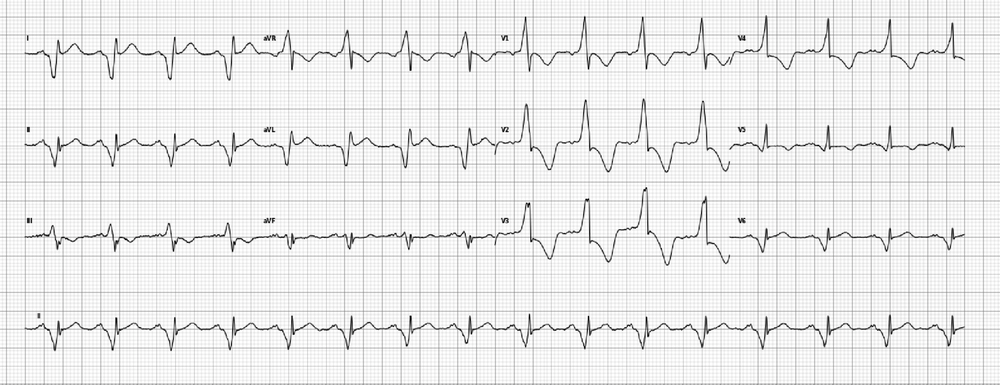
#> input picture Unused/images/ecg_2.png, 1000 x 385 px, shrunk from 3818 x 1470 before the run
$ python image_processing.py
#> lines starting #> are read from the running program, lines starting #| are printed output that depends on the picture; after the words box and inside, x2 and y2 are one past the last pixel; in counts of white or black regions, pixels touching at a corner belong together
import cv2
import numpy as np

image = cv2.imread('images/ecg_2.png')
#> image is the input picture: shape (385, 1000, 3); mean B, G, R 235, 235, 235

gray = cv2.cvtColor(image, cv2.COLOR_BGR2GRAY)

clahe = cv2.createCLAHE(clipLimit=2.0, tileGridSize=(8,8))
gray = clahe.apply(gray)
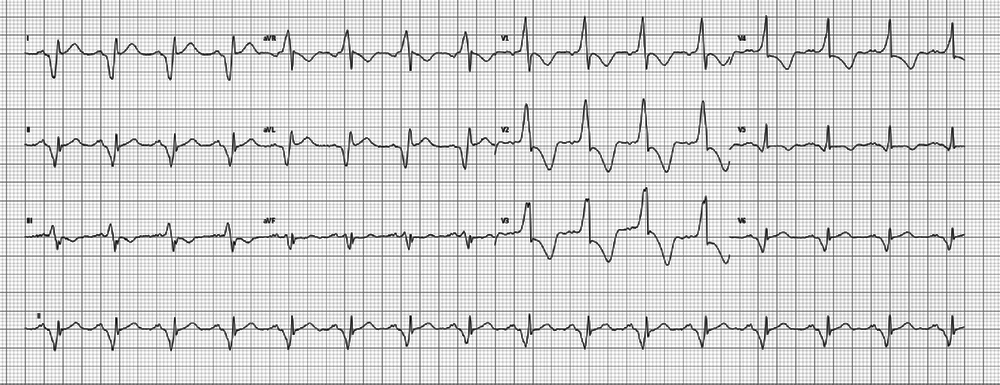
#> gray: shape (385, 1000); min 1, max 255, mean 213.1
thresh = cv2.threshold(gray, 0, 255, cv2.THRESH_BINARY_INV + cv2.THRESH_OTSU)[1]
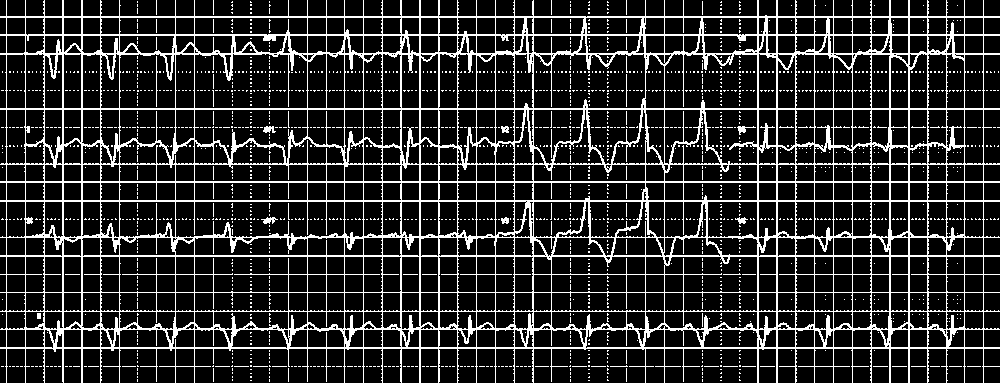
#> thresh: shape (385, 1000); 17.6% white in thin lines or dots

kernel = cv2.getStructuringElement(cv2.MORPH_RECT, (2,2))
opening = cv2.morphologyEx(thresh, cv2.MORPH_OPEN, kernel, iterations=1)
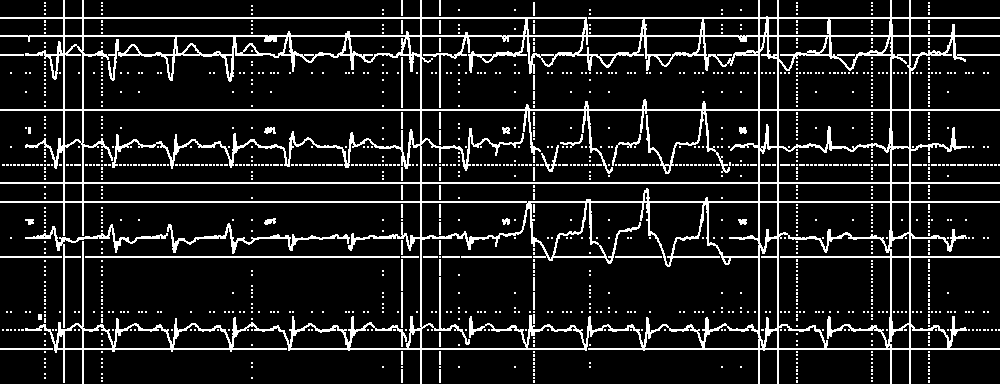
#> opening: shape (385, 1000); 12.3% white in thin lines or dots


cnts = cv2.findContours(opening, cv2.RETR_EXTERNAL, cv2.CHAIN_APPROX_SIMPLE)
#> cnts = 398 contours, 387 with area under 20; largest, box (x1, y1, x2, y2) and area: (0, 0, 1000, 385) 267470, (167, 223, 350, 254) 506, (25, 224, 168, 328) 502, (85, 256, 400, 258) 314, (0, 256, 62, 258) 61
cnts = cnts[0] if len(cnts) == 2 else cnts[1]
for c in cnts:
    area = cv2.contourArea(c)
    if area < 50:
        cv2.drawContours(opening, [c], -1, 0, -1)
#> this loop made 398 passes
#> (c, area) on pass 16: ([[0, 348], [0, 349], [52, 349], [52, 348]], 52)
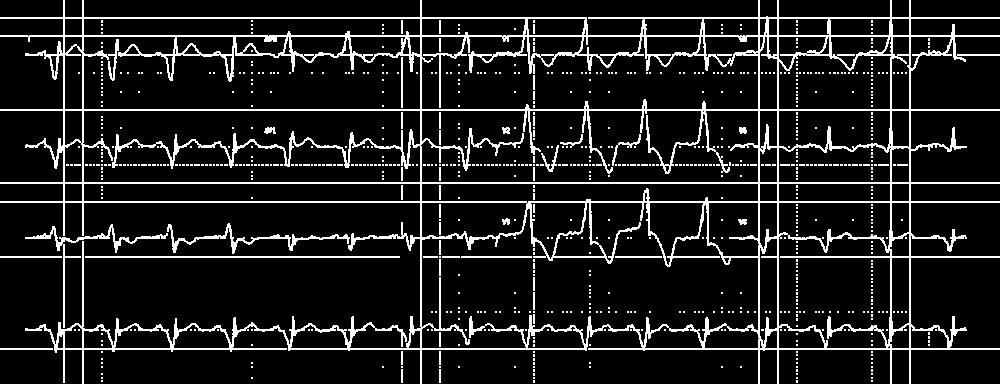
#> opening: shape (385, 1000); 11.7% white in thin lines or dots


result = 255 - opening
#> result: shape (385, 1000); 88.3% white; black in thin lines or dots
# result = cv2.GaussianBlur(result, (3,3), 0)
cv2.imshow('', image)
cv2.waitKey()
cv2.imshow('', result)
cv2.waitKey()
# cv2.imwrite('images/ecg_3_result.png', result)


equ_image = cv2.equalizeHist(gray)
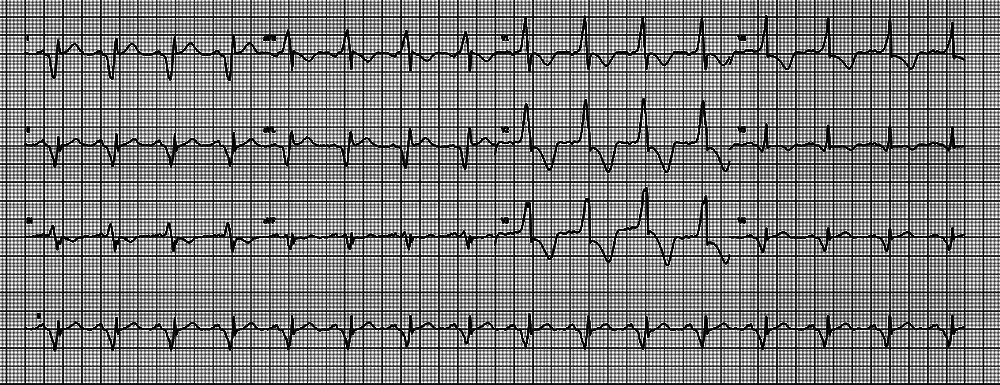
#> equ_image: shape (385, 1000); min 0, max 255, mean 131.6
clahe = cv2.createCLAHE(clipLimit=2.0, tileGridSize=(8,8))
cl1 = clahe.apply(gray)
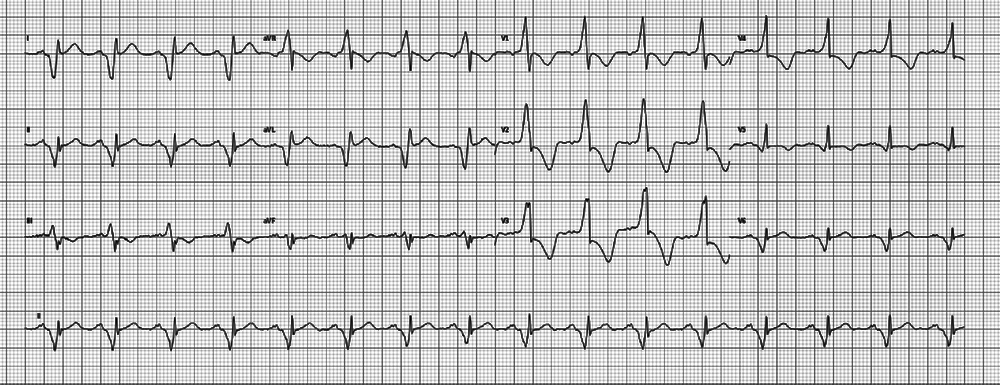
#> cl1: shape (385, 1000); min 1, max 255, mean 198.7

# [11 lines of commented-out code are left out]

$ run again, with Unused/images/ECG_3.png copied over Unused/images/ecg_2.png
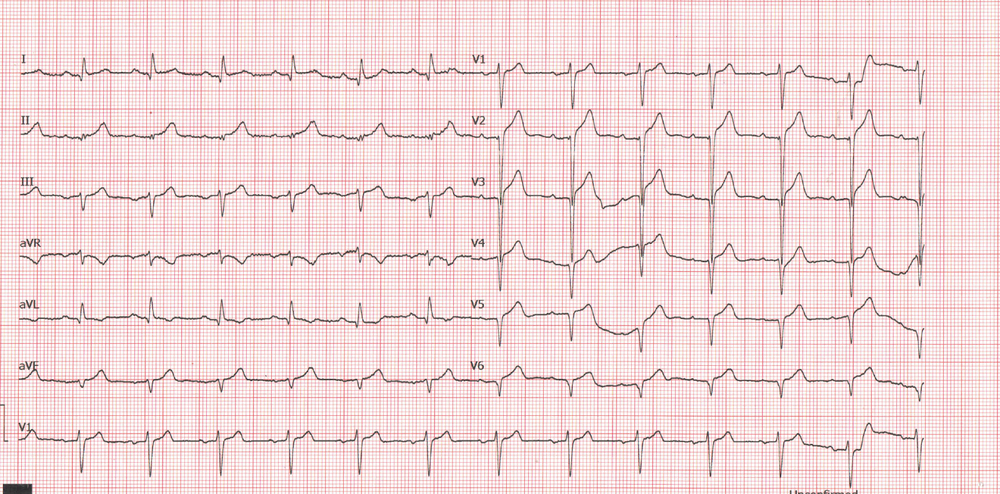
#> input picture Unused/images/ECG_3.png, 1000 x 494 px, shrunk from 1600 x 790 before the run
#> image is the input picture: shape (494, 1000, 3); mean B, G, R 218.1, 217.3, 241
#> thresh: shape (494, 1000); 37% white in thin lines or dots
#> cnts = 6878 contours, 6786 with area under 20; largest, box (x1, y1, x2, y2) and area: (0, 19, 642, 255) 23155, (523, 110, 1000, 353) 18820, (20, 185, 293, 292) 1446, (19, 354, 224, 454) 974, (153, 286, 430, 374) 889
#> the loop `for c in cnts:` made 6878 passes
#> (c, area) on passes 1 to 3: ([[846, 493], [850, 493]], 0), ([[832, 493], [844, 493]], 0), ([[812, 493], [822, 493]], 0)
#> after the loop `for c in cnts:`:
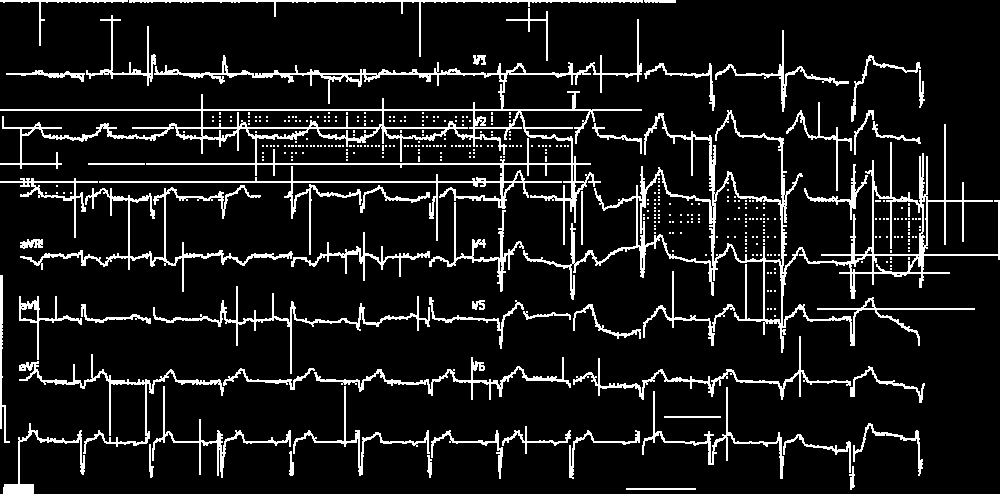
#> opening: shape (494, 1000); 10% white in thin lines or dots
#> result: shape (494, 1000); 90% white; black in thin lines or dots
#> `cl1 = clahe.apply(gray)`:
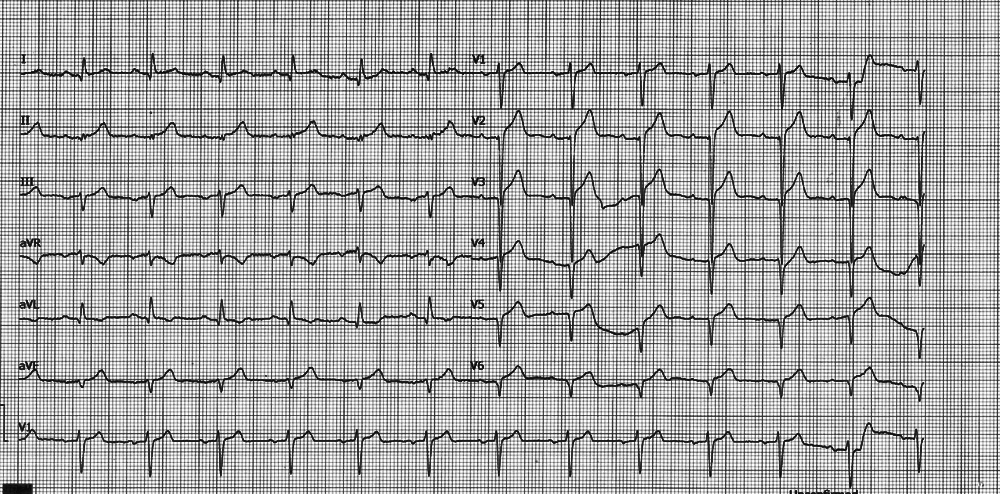
#> cl1: shape (494, 1000); min 7, max 255, mean 169.5
